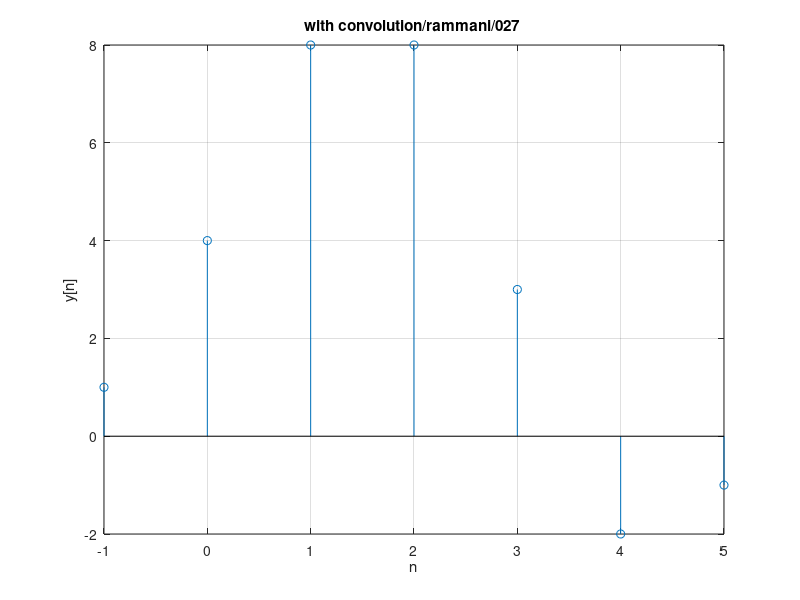

Recreate this plot in MATLAB.
%2. two discrete signals are given as h[n] = {1,2, 1, -1} and x[n] = {1, 2, 3,1}
%plot these two signals
%b. using convolution function
clc;
close all;
clear all;
h = [1 2 1 -1];
nh = [ -1 0 1 2];
x = [ 1 2 3 1];
nx = [0 1 2 3];

y = conv(x,h);

n = min(nh) + min(nx):max(nh) + max(nx);
stem(n,y);
xlabel('n');
ylabel('y[n]');
title('with convolution/rammani/027 ');
grid on;